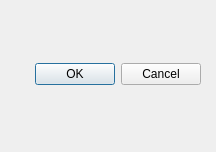
<?xml version="1.0" encoding="UTF-8"?>
<ui version="4.0">
 <class>optionGUI</class>
 <widget class="QDialog" name="optionGUI">
  <property name="geometry">
   <rect>
    <x>0</x>
    <y>0</y>
    <width>216</width>
    <height>152</height>
   </rect>
  </property>
  <property name="windowTitle">
   <string>Dialog</string>
  </property>
  <widget class="QWidget" name="layoutWidget">
   <property name="geometry">
    <rect>
     <x>6</x>
     <y>6</y>
     <width>195</width>
     <height>136</height>
    </rect>
   </property>
   <layout class="QVBoxLayout" name="verticalLayout_5">
    <item>
     <widget class="QDialogButtonBox" name="buttonBox">
      <property name="orientation">
       <enum>Qt::Horizontal</enum>
      </property>
      <property name="standardButtons">
       <set>QDialogButtonBox::Cancel|QDialogButtonBox::Ok</set>
      </property>
     </widget>
    </item>
   </layout>
  </widget>
 </widget>
 <resources/>
 <connections>
  <connection>
   <sender>buttonBox</sender>
   <signal>accepted()</signal>
   <receiver>optionGUI</receiver>
   <slot>accept()</slot>
   <hints>
    <hint type="sourcelabel">
     <x>248</x>
     <y>254</y>
    </hint>
    <hint type="destinationlabel">
     <x>157</x>
     <y>274</y>
    </hint>
   </hints>
  </connection>
  <connection>
   <sender>buttonBox</sender>
   <signal>rejected()</signal>
   <receiver>optionGUI</receiver>
   <slot>reject()</slot>
   <hints>
    <hint type="sourcelabel">
     <x>316</x>
     <y>260</y>
    </hint>
    <hint type="destinationlabel">
     <x>286</x>
     <y>274</y>
    </hint>
   </hints>
  </connection>
 </connections>
</ui>
